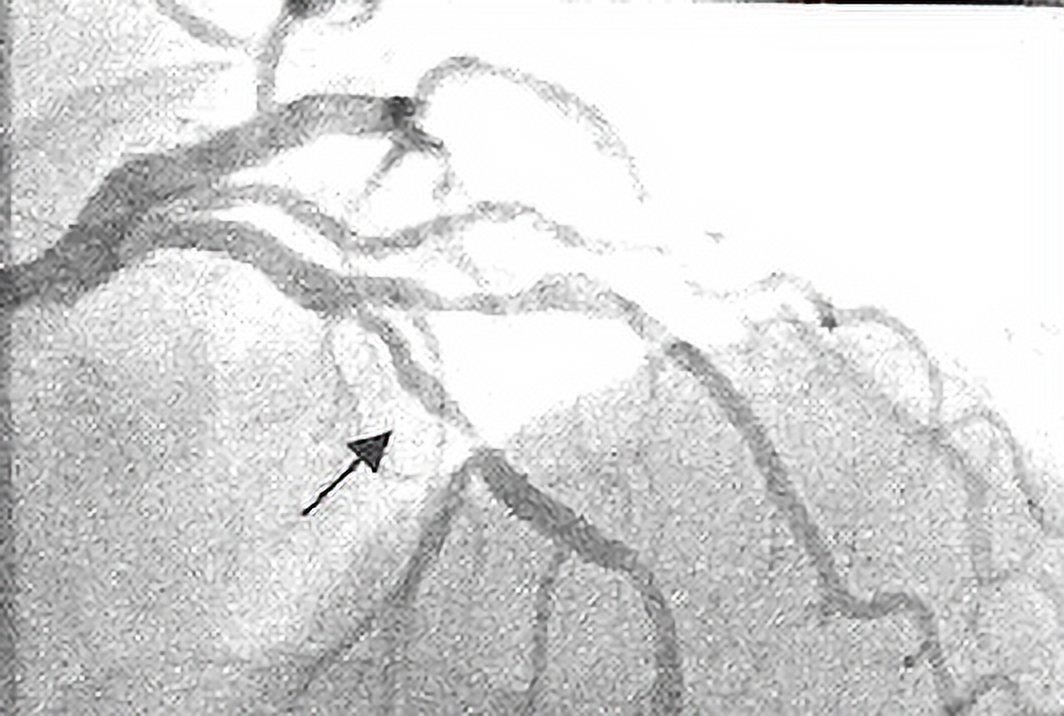
#> input picture 06_affine_transform/Figures/angiogram1.png, 1064 x 716 px
$ python 2_rotation.py   (older library calls are emulated)
#> lines starting #> are read from the running program, lines starting #| are printed output that depends on the picture
# import numpy as np
# import scipy.misc, math
# from scipy.misc.pilutil import Image
from skimage.transform import AffineTransform, warp
import cv2
from matplotlib import pyplot as plt

# img = Image.open('../Figures/angiogram1.png').convert('L')
# img1 = scipy.misc.fromimage(img)

img1 = cv2.imread('../Figures/angiogram1.png')
#> img1 is the input picture: shape (716, 1064, 3); mean B, G, R 215.1, 215, 215.1

# rotation angle in radians (pi radians = 180 degrees)
transformation = AffineTransform(rotation=0.1)
img2 = warp(img1, transformation)
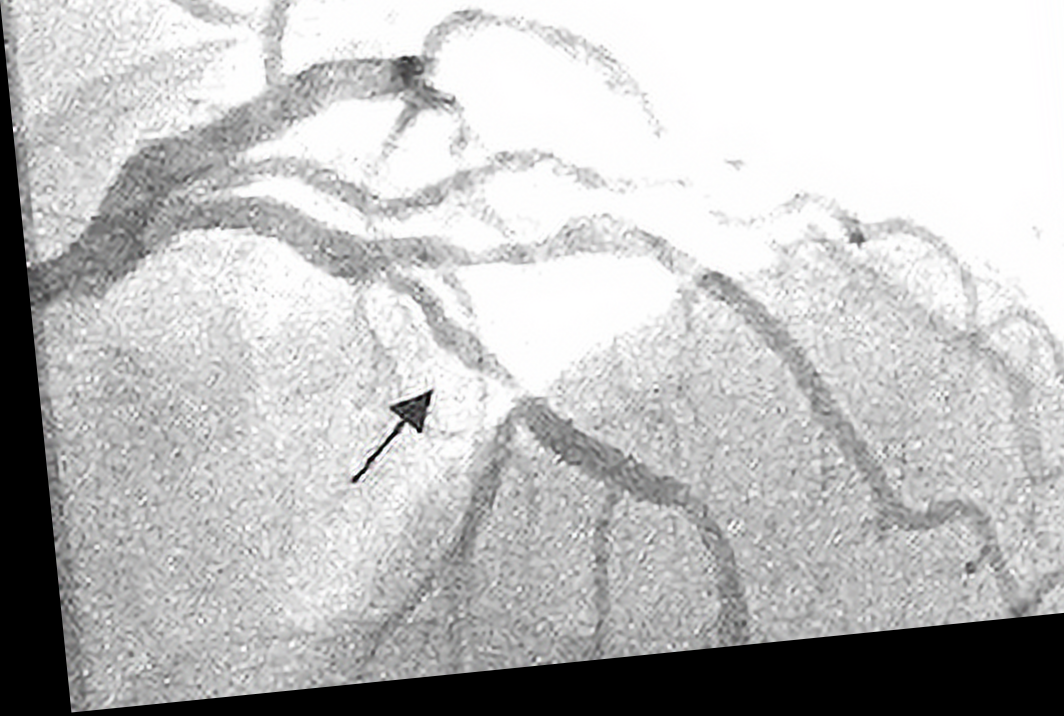
#> img2: shape (716, 1064, 3) float64; mean B, G, R 0.747, 0.747, 0.747
# im4 = scipy.misc.toimage(img2)
# im4.save('../Figures/rotate_output.png')
# im4.show()

plt.imshow(img2, interpolation='nearest')
plt.show()
